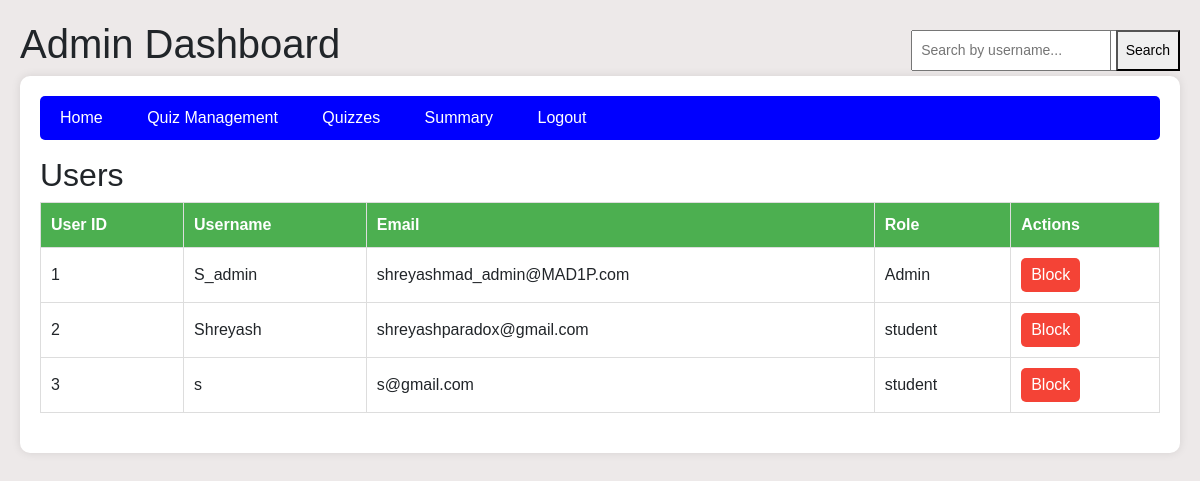
The app's page /admin/dashboard (signed in), older data.
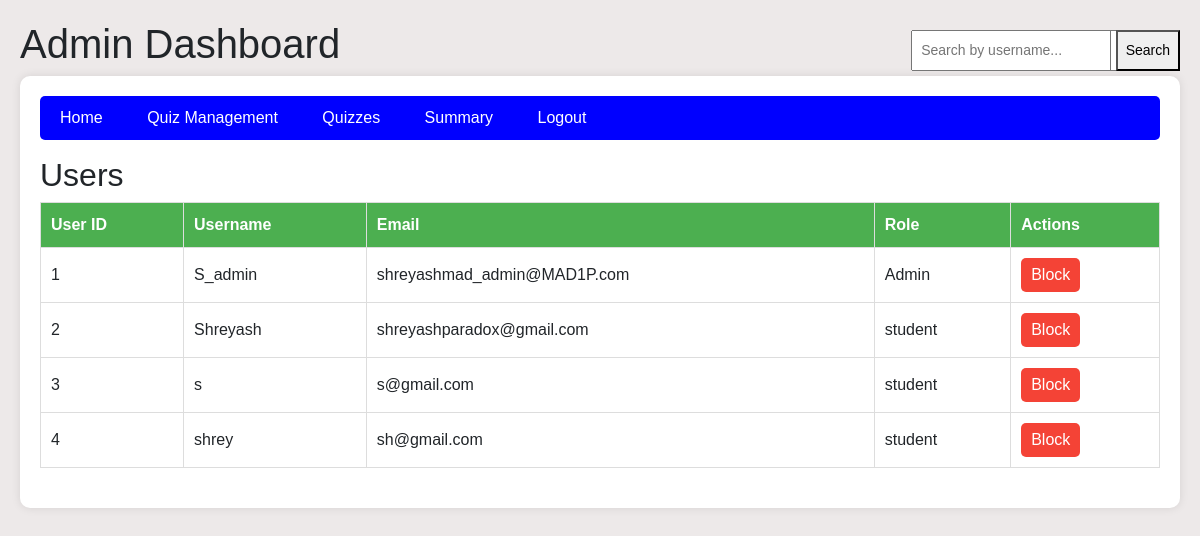
The same page, newer data.
### model/model.py (models this page shows)
class User(db.Model):
    __tablename__ = "users"
    id = db.Column(db.Integer, primary_key=True)
    username = db.Column(db.String(50), nullable=False, unique = True)
    email = db.Column(db.String(50), nullable=False, unique = True)
    password = db.Column(db.String(50), nullable=False)
    roles = db.Column(db.String(10), nullable=False, default="Student")  # 'admin' or 'student'
    scores = db.relationship("Score", back_populates="user")

### controllers/controllers.py (the view)
@controllers.route('/admin/dashboard')
def admin_dashboard():
    if 'user_id' not in session or session.get('role') != 'Admin':
        flash('Unauthorized access.')
        return redirect(url_for('controllers.admin_login'))
    search_query = request.args.get('search', '').strip()  # Get search query from URL
    if search_query:
        users = User.query.filter(User.username.ilike(f"%{search_query}%")).all()  # Case-insensitive search
    else:
        users = User.query.all()  # Fetch all users if no search query
    print(users)
    subjects = Subject.query.all()  # Fetch all subjects for the dashboard
    chapters = Chapter.query.all()  # Fetch all chapters
    quizzes = Quiz.query.all()  # Fetch all quizzes
    questions = Question.query.all()  # Fetch all questions
    return render_template('admin_dashboard.html', users=users, subjects=subjects, chapters=chapters, quizzes=quizzes, questions=questions,search_query = search_query)

### templates/admin_dashboard.html (shortened to what this page needs)
<!DOCTYPE html>
<html lang="en">
<head>
    <link href="https://stackpath.bootstrapcdn.com/bootstrap/4.5.2/css/bootstrap.min.css" rel="stylesheet">
</head>
<body>
    <h1>Admin Dashboard</h1>
    <div class="dashboard-container">
        <div class="nav-bar">
            <div>
                <a href="{{ url_for('controllers.admin_dashboard') }}">Home</a>
                <a href="{{ url_for('controllers.admin_quiz_management') }}">Quiz Management</a>
                <a href="{{ url_for('controllers.admin_quizzes') }}">Quizzes</a>
                <a href="{{ url_for('controllers.admin_summary') }}">Summary</a>
                <a href="{{ url_for('controllers.logout') }}">Logout</a>
            </div>
            <div class="search-container">
            </div>
        </div>
    <div class="search-container">
        <form method="GET" action="{{ url_for('controllers.admin_dashboard') }}">
            <input type="text" name="search" value="{{ search_query }}" placeholder="Search by username...">
            <button type="submit">Search</button>
        </form>
    </div>
    <h2>Users</h2>
    <table>
        <thead>
            <tr>
                <th>User ID</th>
                <th>Username</th>
                <th>Email</th>
                <th>Role</th>
                <th>Actions</th>
            </tr>
        </thead>
        <tbody>
            {% for user in users %}
            <tr>
                <td>{{ user.id }}</td>
                <td>{{ user.username }}</td>
                <td>{{ user.email }}</td>
                <td>{{ user.roles }}</td>
                <td>
                    {% if user.roles == 'blocked' %}
                    <form method="POST" action="{{ url_for('controllers.unblock_user', user_id=user.id) }}" style="display: inline;">
                        <button type="submit" class="action-btn unblock-btn">Unblock</button>
                    </form>
                    {% else %}
                    <form method="POST" action="{{ url_for('controllers.block_user', user_id=user.id) }}" style="display: inline;">
                        <button type="submit" class="action-btn block-btn">Block</button>
                    </form>
                    {% endif %}
                </td>
            </tr>
            {% endfor %}
        </tbody>
    </table>
</div>
</body>
</html>

Row changes from the older to the newer data that the page shows:
added User: id "4", username "shrey", email "sh@gmail.com", roles "student"
